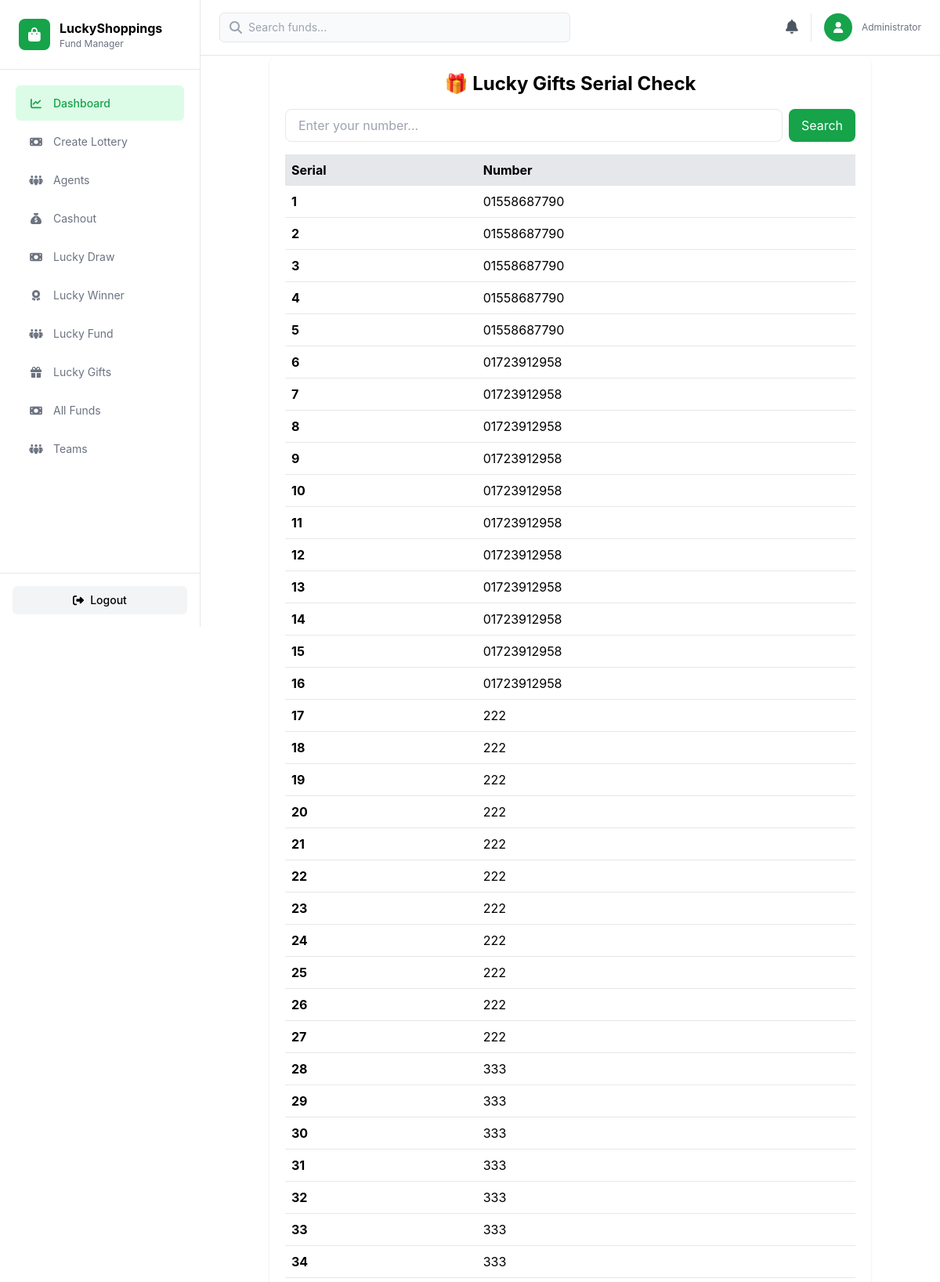
Page /lucky-gifts/ (upper part) on the committed database.
### base/models.py (models this page shows, shortened)
class BaseModel(models.Model):
    created_at = models.DateTimeField(auto_now_add=True)
    updated_at = models.DateTimeField(auto_now=True)
    is_active = models.BooleanField(default=True)
    class Meta:
        abstract = True
        ordering = ['-created_at']

class LuckyGift(BaseModel):
    number = models.CharField(max_length=20)
    agent = models.ForeignKey(Profile, on_delete=models.CASCADE, related_name='gifts_agent', null=True, blank=True)
    profile = models.ForeignKey(Profile, on_delete=models.CASCADE, related_name='lucky_gifts')

### base/views.py (the view)
# urls.py: path('lucky-gifts/', luckygifts_list, name='luckygift_list'),
def luckygifts_list(request):
    query = request.GET.get('q', '').strip()
    full_ids = list(
        LuckyGift.objects
        .all().order_by('created_at').values_list('id', flat=True)
    )
    funds = LuckyGift.objects.all().order_by('created_at')
    if query:
        funds = funds.filter(number__icontains=query)
    result = []
    for fund in funds:
        fund.serial = full_ids.index(fund.id) + 1
        result.append(fund)
    return render(request, 'gifts.html', {
        'funds': result,
        'query': query,
    })

### templates/gifts.html
{% extends 'index.html' %}
{% block body %}
<div class="max-w-3xl mx-auto bg-white rounded-xl shadow p-5">
    <h1 class="text-2xl font-bold text-center mb-4">🎁 Lucky Gifts Serial Check</h1>
    <form method="get" class="flex gap-2 mb-4">
        <input
            type="text"
            name="q"
            value="{{ query }}"
            placeholder="Enter your number..."
            class="flex-1 px-4 py-2 border rounded-lg focus:outline-none focus:ring"
        >
        <button
            class="bg-green-600 text-white px-4 py-2 rounded-lg hover:bg-green-700"
        >Search</button>
    </form>
    <div class="overflow-x-auto">
        <table class="w-full border-collapse">
            <thead>
                <tr class="bg-gray-200 text-left">
                    <th class="p-2">Serial</th>
                    <th class="p-2">Number</th>
                </tr>
            </thead>
            <tbody>
                {% for fund in funds %}
                <tr class="border-b hover:bg-gray-50">
                    <td class="p-2 font-bold">{{ fund.serial }}</td>
                    <td class="p-2">{{ fund.number }}</td>
                </tr>
                {% empty %}
                <tr>
                    <td colspan="3" class="text-center py-4 text-gray-500">No result found</td>
                </tr>
                {% endfor %}
            </tbody>
        </table>
    </div>
</div>
{% endblock %}

### templates/index.html (style rules this page uses)
body { background: #ffffff; color: #000000; font-family: -apple-system, BlinkMacSystemFont, 'Segoe UI', 'Roboto', 'Oxygen', 'Ubuntu', 'Cantarell', sans-serif; }

### rows in the picture
LuckyGift: serial "1", number "01558687790"
LuckyGift: serial "2", number "01558687790"
LuckyGift: serial "3", number "01558687790"
LuckyGift: serial "4", number "01558687790"
LuckyGift: serial "5", number "01558687790"
LuckyGift: serial "6", number "01723912958"
LuckyGift: serial "7", number "01723912958"
LuckyGift: serial "8", number "01723912958"
LuckyGift: serial "9", number "01723912958"
LuckyGift: serial "10", number "01723912958"
LuckyGift: serial "11", number "01723912958"
LuckyGift: serial "12", number "01723912958"
LuckyGift: serial "13", number "01723912958"
LuckyGift: serial "14", number "01723912958"
LuckyGift: serial "15", number "01723912958"
LuckyGift: serial "16", number "01723912958"
LuckyGift: serial "17", number "222"
LuckyGift: serial "18", number "222"
LuckyGift: serial "19", number "222"
LuckyGift: serial "20", number "222"
LuckyGift: serial "21", number "222"
LuckyGift: serial "22", number "222"
LuckyGift: serial "23", number "222"
LuckyGift: serial "24", number "222"
LuckyGift: serial "25", number "222"
LuckyGift: serial "26", number "222"
LuckyGift: serial "27", number "222"
LuckyGift: serial "28", number "333"
LuckyGift: serial "29", number "333"
LuckyGift: serial "30", number "333"
LuckyGift: serial "31", number "333"
LuckyGift: serial "32", number "333"
LuckyGift: serial "33", number "333"
LuckyGift: serial "34", number "333"
